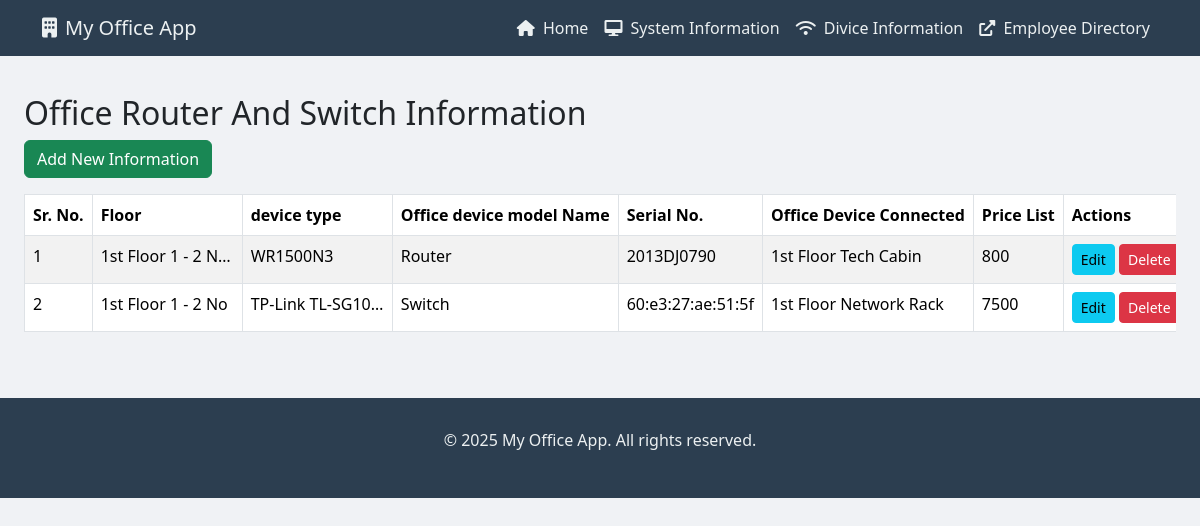
The page /router_info on the database its author committed.
### app.py (models this page shows, shortened)
class Router(db.Model):
    id = db.Column(db.Integer, primary_key=True)
    department = db.Column(db.String(100))
    router_name = db.Column(db.String(100))
    router_model_name = db.Column(db.String(100))
    serial_no = db.Column(db.String(100))
    router_connected = db.Column(db.String(100))
    price_list = db.Column(db.String(100))

### app.py (the view)
@app.route('/router_info')
def router_info_list():
    routers = Router.query.all()
    return render_template('router_info.html', routers=routers)

### app.py (called while the page is built)
@app.context_processor
def inject_datetime():
    return {'datetime': datetime}

### templates/router_info.html (shortened to what this page needs)
{% extends "base.html" %}
{% block content %}
    <div class="container-fluid mt-4">
        <h2>Office Router And Switch Information</h2>
        <a href="{{ url_for('add_router_info') }}" class="btn btn-success mb-3">Add New Information</a>
        {% if routers %}
            <div class="table-responsive">
                <table class="table table-striped table-hover table-bordered">
                    <thead>
                        <tr>
                            <th>Sr. No.</th>
                            <th>Floor</th>
                            <th>device type</th>
                            <th>Office device model Name</th>
                            <th>Serial No.</th>
                            <th>Office Device Connected</th>
                            <th>Price List</th>
                            <th>Actions</th>
                        </tr>
                    </thead>
                    <tbody>
                        {% for router in routers %}
                        <tr>
                            <td>{{ loop.index }}</td>
                            <td>{{ router.department }}</td>
                            <td>{{ router.router_name }}</td>
                            <td>{{ router.router_model_name }}</td>
                            <td>{{ router.serial_no }}</td>
                            <td>{{ router.router_connected }}</td>
                            <td>{{ router.price_list }}</td>
                            <td>
                                <a href="{{ url_for('edit_router_info', id=router.id) }}" class="btn btn-sm btn-info">Edit</a>
                                <form action="{{ url_for('delete_router_info', id=router.id) }}" method="POST" style="display:inline;" onsubmit="return confirm('Are you sure you want to delete this item?');">
                                    <button type="submit" class="btn btn-sm btn-danger">Delete</button>
                                </form>
                            </td>
                        </tr>
                        {% endfor %}
                    </tbody>
                </table>
            </div>
        {% else %}
            <p>No router information available. Add some!</p>
        {% endif %}
    </div>
{% endblock %}

### templates/base.html (style rules this page uses)
body { font-family: 'Segoe UI', Tahoma, Geneva, Verdana, sans-serif; background-color: #f0f2f5; overflow-x: hidden; padding-top: 70px; }
.table-responsive { max-height: 70vh; overflow-y: auto; }
th { position: sticky; top: 0; background: #f8f9fa; z-index: 10; white-space: nowrap; }
td { white-space: nowrap; overflow: hidden; text-overflow: ellipsis; max-width: 150px; }

### rows shown on the page
Router: department "1st Floor 1 - 2 N…", router_name "WR1500N3", router_model_name "Router", serial_no "2013DJ0790", router_connected "1st Floor Tech Cabin", price_list "800"
Router: department "1st Floor 1 - 2 No", router_name "TP-Link TL-SG10…", router_model_name "Switch", serial_no "60:e3:27:ae:51:5f", router_connected "1st Floor Network Rack", price_list "7500"
